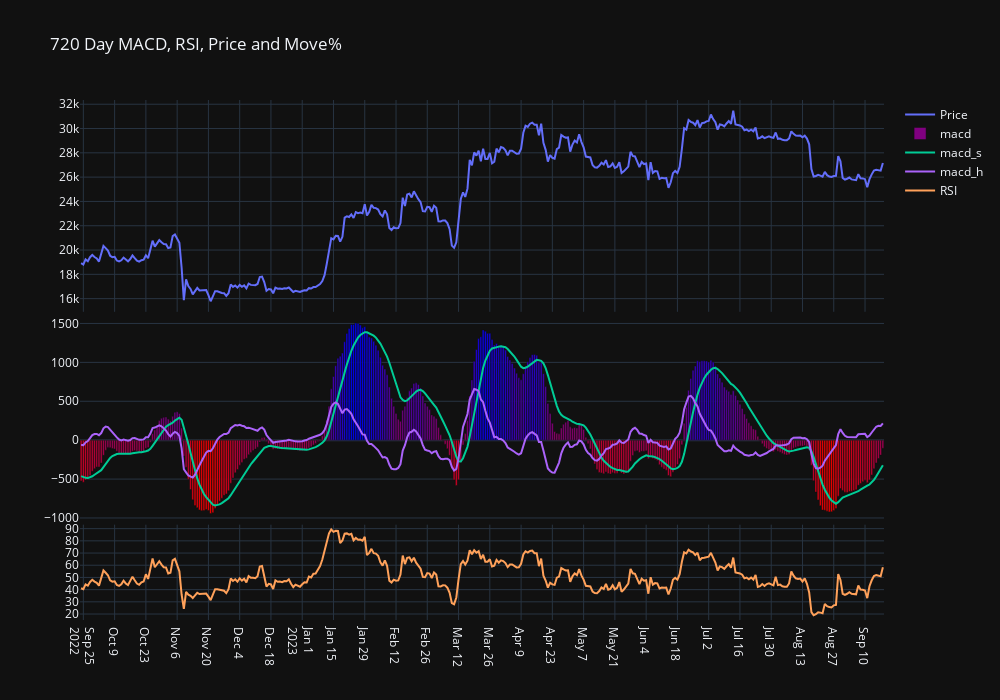

Notebook code cell kept with this figure:
### Code cell
# Import Required Modules
from flask import Flask, render_template
import pandas as pd
import json
import plotly
import plotly.express as px
import pandas_ta as pta
from plotly.subplots import make_subplots
import plotly.graph_objects as go
from datetime import date
from datetime import timedelta, date
from prophet import Prophet
import pandas as pd
import numpy as np
import yfinance as yf
import seaborn as sns
import mpld3
import matplotlib.pyplot as plt



# Create Home Page Route
app = Flask(__name__)




df = pd.read_csv("Resources/btcjoin.csv", parse_dates=['date'])
btc_df = yf.Ticker('BTC-USD').history(period='7y',interval='1d',actions=False).reset_index()
btc_df = btc_df.loc[(btc_df['Date'] > '2022-10-25')]
btc_df['Close']=btc_df['Close'].astype("float")
df['price']=df['price'].str.replace(',','')
df['price']=df['price'].astype("float")
btc_df = btc_df.rename(columns={"Close": "price", "Date":"date"})
df = pd.merge(df, btc_df, on=['date', 'price'], how='outer')
df = df.rename(columns={"value": "wallets"})
df = df.drop(columns=['volume','change', 'low', 'high', 'open','Open','High','Low','Unnamed: 0', "wallets", "address", "mined"])
df['200D'] = df['price'].rolling(200).mean()
df['300D'] = df['price'].rolling(300).mean()
df['50D'] = df['price'].rolling(50).mean()
df['7D'] = df['price'].rolling(7).mean()
# df = df.dropna()
df['meanavge'] = (df['200D'] + df['300D'] + df['50D'] )/3
# df = df.drop(columns=['200D','300D', '50D'])
df['meanvalue'] = df["price"] - df["meanavge"]
df['status'] = df['meanvalue'].apply(lambda x: '1' if x > 0 else '0')
df['status']=df['status'].astype("object")
df['price-meanavge']=df['price'] - df['meanavge']
df['move%'] = (df['price-meanavge']/(df['price'] + df['meanavge']))
bins = [-.43, -.18, 0, .18, .43]
group_names = ["Severely Oversold","Neutral Oversold", "Neutral Overbought","Severely Overbought"]
df["Valuation"] = pd.cut(df["move%"], bins, labels=group_names)

k = df['price'].ewm(span=12, adjust=False, min_periods=12).mean()

# Get the 12-day EMA of the closing price
d = df['price'].ewm(span=26, adjust=False, min_periods=26).mean()

# Subtract the 26-day EMA from the 12-Day EMA to get the MACD
macd = k - d

# Get the 9-Day EMA of the MACD for the Trigger line
macd_s = macd.ewm(span=9, adjust=False, min_periods=9).mean()

# Calculate the difference between the MACD - Trigger for the Convergence/Divergence value
macd_h = macd - macd_s

# Add all of our new values for the MACD to the dataframe
df['macd'] = df.index.map(macd)
df['macd_h'] = df.index.map(macd_h)
df['macd_s'] = df.index.map(macd_s)


df['priceL'] = np.log(df['price'])

df_train = df[['date', 'priceL']]
df_train = df_train.rename(columns = {"date":"ds", "priceL":"y"})

# instantiate the model and set parameters
model = Prophet()

# fit the model to historical data
model.fit(df_train);

start = "2010-09-25"
end = date.today() + timedelta(days=60)
insample = pd.DataFrame(pd.date_range(start,end, periods=92))

# Change the column name
insample.columns = ['ds']

# in-sample prediction
prediction = model.predict(insample)


# Buy Zones
fig = px.scatter(df, x="date", y="price", color="Valuation", color_discrete_sequence=["red","green","blue","orange"],
                title="price")
fig.add_trace(go.Scatter(name="MeanAvg", x=df['date'], y=df['meanavge'], marker = {'color' : 'black'}, legendrank=2))
fig.add_trace(go.Scatter(x=prediction['ds'], y=np.exp(prediction['yhat']),
    fill=None,
    mode='lines',
    line_color='lightblue',
    ))
fig.add_trace(go.Scatter(
    x=prediction['ds'],
    y=np.exp(prediction['yhat_lower']),
    fill='tonexty', # fill area between trace0 and trace1
    mode='lines', line_color='lightblue'))

fig.add_trace(go.Scatter(
    x=prediction['ds'],
    y=np.exp(prediction['yhat_upper']),
    fill='tonexty', # fill area between trace0 and trace1
    mode='lines', line_color='lightblue'))

fig.update_yaxes(fixedrange=False)
fig.update_layout(title_text='Bitcoin Prophet Model + Buy Zones')
fig.update_yaxes(type="log")
fig.update_xaxes(ticklabelposition="inside top", title="Date")
fig.update_yaxes(nticks=12)
fig.update_xaxes(nticks=50)
fig.update_layout(
    margin=dict(l=20, r=100, t=70, b=20),
)
fig.update_layout(height=500, width=1000)
fig.update_layout(showlegend=False)
fig.add_vline(x='2012-11-28', line_width=3, line_dash="dash", line_color="green")
fig.add_vline(x='2016-07-09', line_width=3, line_dash="dash", line_color="green")	
fig.add_vline(x='2020-05-11', line_width=3, line_dash="dash", line_color="green")	
fig.add_vline(x='2024-04-02', line_width=3, line_dash="dash", line_color="green")

Buyzones = json.dumps(fig, cls=plotly.utils.PlotlyJSONEncoder)

fig = px.scatter(df, x="date", y="price", color="Valuation", color_discrete_sequence=["red","green","blue","orange"],
                title="price")
fig.add_trace(go.Scatter(name="200D", x=df['date'], y=df['200D'], marker = {'color' : 'red'}, legendrank=2))
fig.add_trace(go.Scatter(name="MeanAverage", x=df['date'], y=df['meanavge'], marker = {'color' : 'purple'}, legendrank=2))
fig.add_trace(go.Scatter(name="50D", x=df['date'], y=df['50D'], marker = {'color' : 'blue'}, legendrank=2))
fig.add_trace(go.Scatter(name="300D", x=df['date'], y=df['300D'], marker = {'color' : 'black'}, legendrank=2))

# Moving Averages
fig.update_yaxes(fixedrange=False)
fig.update_layout(title_text='Moving Averages')
fig.update_yaxes(type="log")
fig.update_xaxes(ticklabelposition="inside top", title="Date")
fig.update_yaxes(nticks=12)
fig.update_xaxes(nticks=50)
fig.update_layout(margin=dict(l=20, r=100, t=70, b=20))
fig.update_layout(height=500, width=1000)
fig.update_layout(showlegend=True)
fig.add_vline(x='2012-11-28', line_width=3, line_dash="dash", line_color="green")
fig.add_vline(x='2016-07-09', line_width=3, line_dash="dash", line_color="green")	
fig.add_vline(x='2020-05-11', line_width=3, line_dash="dash", line_color="green")	
fig.add_vline(x='2024-04-02', line_width=3, line_dash="dash", line_color="green")

Movingaverages = json.dumps(fig, cls=plotly.utils.PlotlyJSONEncoder)

# MACD

# df.fillna(0, inplace=True)
df_tail = df.tail(360)
df_tail.head()

df_tail['RSI'] = pta.rsi(df['price'], length = 14)

fig = make_subplots(rows=3, cols=1,shared_xaxes=True,vertical_spacing=0.001, row_heights=[0.2, 0.2,0.09])

fig.add_trace(
    go.Scatter(name="Price",x=df_tail['date'], y=df_tail['price'],
        marker=dict(color=df_tail['macd'], coloraxis="coloraxis1")),
    row=1, col=1)


fig.add_trace(
    go.Bar(name="macd",x=df_tail['date'], y=df_tail['macd'],
    marker=dict(color=df_tail['macd'], coloraxis="coloraxis1")),
    row=2, col=1)

fig.add_trace(
    go.Scatter(name="macd_s",x=df_tail['date'], y=df_tail['macd_s'],
    marker=dict(color=df_tail['macd_s'], coloraxis="coloraxis1")),
    row=2, col=1)

fig.add_trace(
    go.Scatter(name="macd_h",x=df_tail['date'], y=df_tail['macd_h'],
    marker=dict(color=df_tail['macd_h'], coloraxis="coloraxis1")),
    row=2, col=1)

# fig.add_trace(go.Bar(x=df_tail['date'], y=df_tail['move%'],
# 					marker=dict(color=df_tail['move%'], coloraxis="coloraxis2")),
# 			3, 1)

fig.add_trace(
    go.Scatter(name="RSI",x=df_tail['date'], y=df_tail['RSI'],
    marker=dict(color=df_tail['RSI'], coloraxis="coloraxis3")),
    row=3, col=1)

fig.update_yaxes(nticks=10)
fig.update_xaxes(nticks=50)
fig.update_layout(coloraxis1=dict(colorscale='Bluered_r'), showlegend=True)
fig.update_layout(coloraxis2=dict(colorscale='Bluered_r'), showlegend=True)
fig.update_layout(coloraxis3=dict(colorscale='Bluered_r'), showlegend=True)
fig.update_layout(coloraxis1_showscale=False)
fig.update_layout(coloraxis2_showscale=False)
fig.update_layout(height=700, width=1000, title_text="720 Day MACD, RSI, Price and Move%")
fig.update_layout(template='plotly_dark')
fig.show()

### Figure 1 — Plotly figure (JSON) as saved in the notebook; plotly's stock layout.template omitted (floating-point values rounded to 4 significant figures; data arrays with more than 128 entries replaced by an {"elided": "..."} marker saying what was removed)
{"data": [{"marker": {"color": {"elided": "360 float values"}, "coloraxis": "coloraxis"}, "name": "Price", "type": "scatter", "x": {"elided": "360 str values"}, "xaxis": "x", "y": {"elided": "360 float values"}, "yaxis": "y"}, {"marker": {"color": {"elided": "360 float values"}, "coloraxis": "coloraxis"}, "name": "macd", "type": "bar", "x": {"elided": "360 str values"}, "xaxis": "x2", "y": {"elided": "360 float values"}, "yaxis": "y2"}, {"marker": {"color": {"elided": "360 float values"}, "coloraxis": "coloraxis"}, "name": "macd_s", "type": "scatter", "x": {"elided": "360 str values"}, "xaxis": "x2", "y": {"elided": "360 float values"}, "yaxis": "y2"}, {"marker": {"color": {"elided": "360 float values"}, "coloraxis": "coloraxis"}, "name": "macd_h", "type": "scatter", "x": {"elided": "360 str values"}, "xaxis": "x2", "y": {"elided": "360 float values"}, "yaxis": "y2"}, {"marker": {"color": {"elided": "360 float values"}, "coloraxis": "coloraxis3"}, "name": "RSI", "type": "scatter", "x": {"elided": "360 str values"}, "xaxis": "x3", "y": {"elided": "360 float values"}, "yaxis": "y3"}], "layout": {"coloraxis": {"colorscale": [[0, "rgb(255,0,0)"], [1, "rgb(0,0,255)"]], "showscale": false}, "coloraxis2": {"colorscale": [[0, "rgb(255,0,0)"], [1, "rgb(0,0,255)"]], "showscale": false}, "coloraxis3": {"colorscale": [[0, "rgb(255,0,0)"], [1, "rgb(0,0,255)"]]}, "height": 700, "showlegend": true, "title": {"text": "720 Day MACD, RSI, Price and Move%"}, "width": 1000, "xaxis": {"anchor": "y", "domain": [0, 1], "matches": "x3", "nticks": 50, "showticklabels": false}, "xaxis2": {"anchor": "y2", "domain": [0, 1], "matches": "x3", "nticks": 50, "showticklabels": false}, "xaxis3": {"anchor": "y3", "domain": [0, 1], "nticks": 50}, "yaxis": {"anchor": "x", "domain": [0.5927, 1], "nticks": 10}, "yaxis2": {"anchor": "x2", "domain": [0.1843, 0.5917], "nticks": 10}, "yaxis3": {"anchor": "x3", "domain": [0, 0.1833], "nticks": 10}}}
